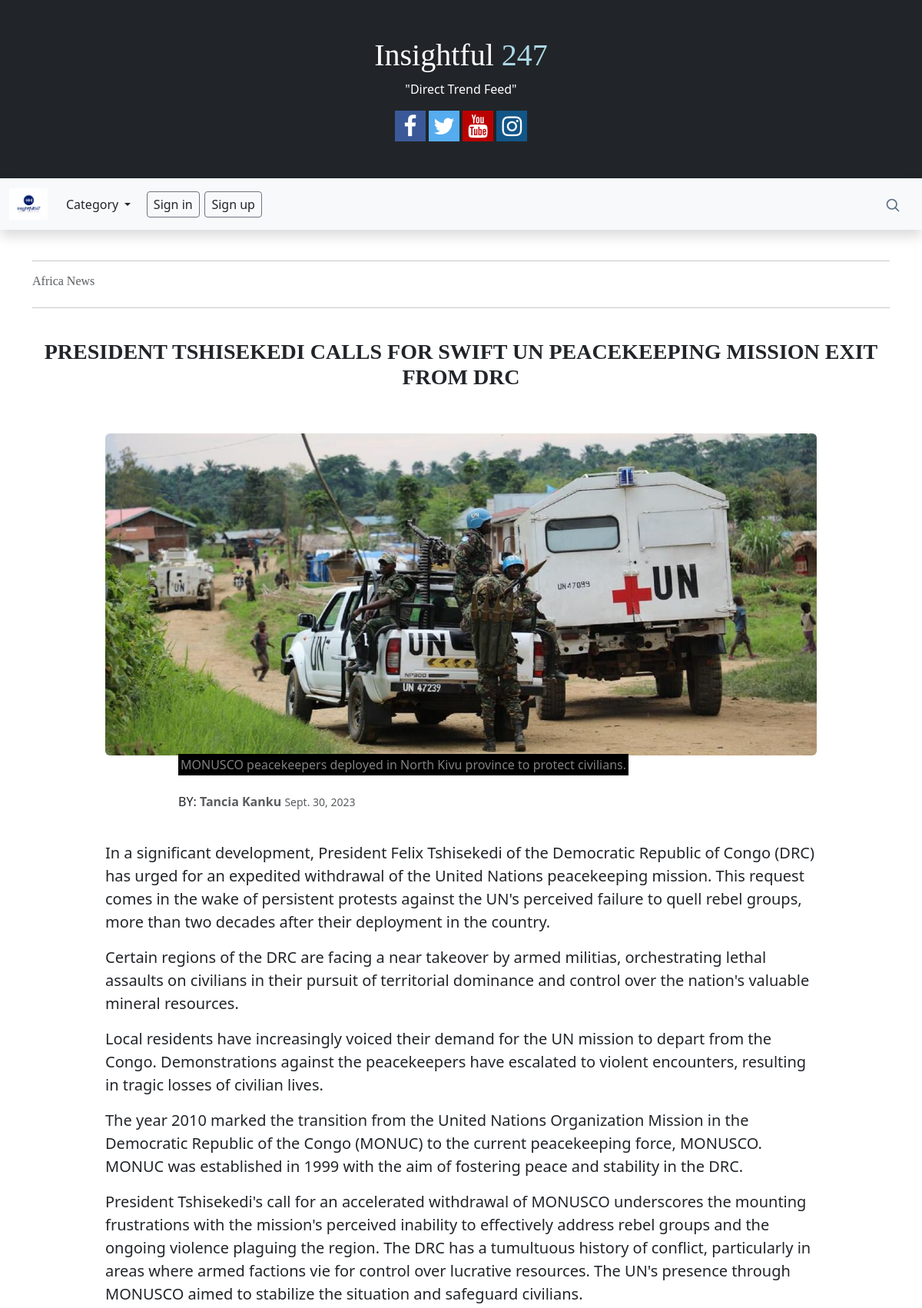
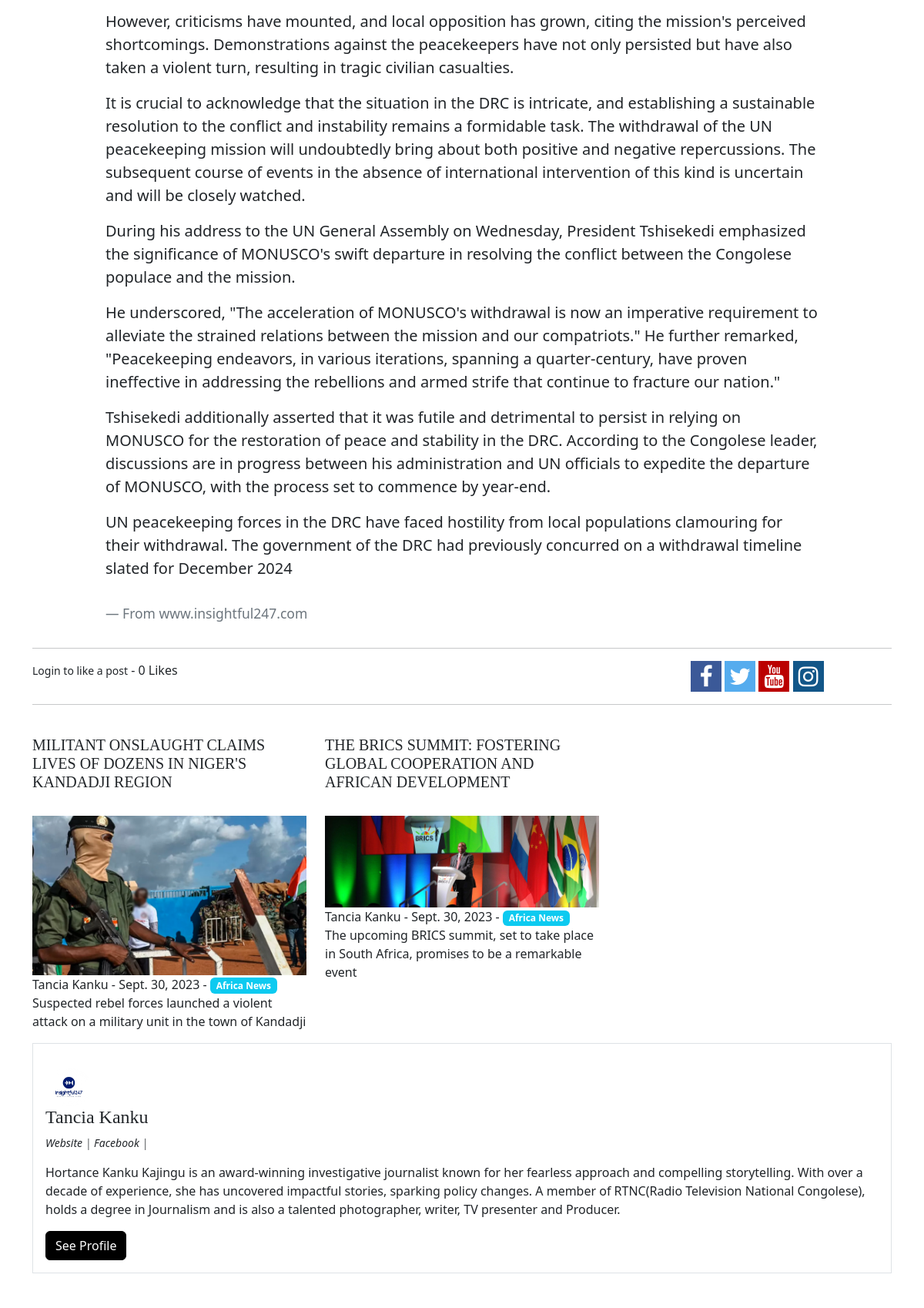
/article/59 (upper part), run on the app's committed database (2 pictures, top to bottom).
### theblog/models.py (models this page shows, shortened)
class Post(models.Model):
	title = models.CharField(max_length=255)
	header_image = models.ImageField(null=True, blank=True, upload_to="images/")
	video_file = models.FileField(null=True, blank=True, upload_to='videos/')
	title_tag = models.CharField(max_length=255)
	author = models.ForeignKey(User, on_delete=models.CASCADE)
	body = RichTextField(blank=True, null=True)
	post_date = models.DateField(auto_now_add=True)
	category = models.CharField(max_length=255, default='')
	snippet = models.CharField(max_length=255)
	likes = models.ManyToManyField(User, related_name='blog_posts', blank=True)
	post_highlighted = models.BooleanField(default=False)
	photo_credit = models.CharField(max_length=255, null=True, blank=True)
	def total_likes(self):
		return self.likes.count()

class Profile(models.Model):
	user = models.OneToOneField(User, null=True, on_delete=models.CASCADE)
	bio = models.TextField()
	profile_pic = models.ImageField(null=True, blank=True, upload_to="images/profile/")
	website_url = models.CharField(max_length=255, null=True, blank=True)
	facebook_url = models.CharField(max_length=255, null=True, blank=True)
	twitter_url = models.CharField(max_length=255, null=True, blank=True)
	instagram_url = models.CharField(max_length=255, null=True, blank=True)
	pinterest_url = models.CharField(max_length=255, null=True, blank=True)
	youtube_url = models.CharField(max_length=255, null=True, blank=True)

### theblog/views.py (the view)
# urls.py: path('article/<int:pk>', ArticleDetailView.as_view(), name='article-detail'),
class ArticleDetailView(DetailView):
	model = Post
	template_name = 'article_details.html'
	def get_context_data(self, *args, **kwargs):
		cat_menu = Category.objects.all()
		article = self.object
		pull_related_post = Post.objects.filter(category=article.category).exclude(pk=article.id)[:3]
		context = super(ArticleDetailView, self).get_context_data(*args, **kwargs)
		stuff = get_object_or_404(Post, id=self.kwargs['pk'])
		total_likes = stuff.total_likes()
		liked = False
		if stuff.likes.filter(id=self.request.user.id).exists():
			liked = True
		context["cat_menu"] = cat_menu
		context["article"] = article
		context["pull_related_post"] = pull_related_post
		context["total_likes"] = total_likes
		context["liked"] = liked
		return context

### theblog/models.py (called while the page is built)
	def __str__(self):
		return self.name

### theblog/templates/article_details.html (shortened to what this page needs)
{% extends 'base.html' %}
{% load static %}
{% block content %}
<hr/>
<div class="row">
    <div class="col-2">
      <h6><a class="text-muted" href="{% url 'category' post.category %}">{{ post.category }}</a></h6>
    </div>
    <div class="col-9">
    </div>
</div>
<hr/><br>
<h3 class="text-capitalize text-center"><b>{{ post.title }}</b></h3>
<div class="row">
	<div class="col-1">
  </div>
	<div class="col">
	  {% if post.header_image %}
	    <br/><br/>
	    <img src="{{ post.header_image.url }}" class="img-fluid rounded">
	  {% endif %}
	</div>
	<div class="col-1">
  </div>
</div>
<div class="row">
	<div class="col-2">
  </div>
	<div class="col-8">
	  {% if post.header_image %}
	    <mark style="background-color: black;" class="text-white-50">
	    	{% if post.photo_credit %}{{ post.photo_credit }}{% endif %}
	  	</mark>
	  {% endif %}
	</div>
</div>
<div class="row">
  <div class="col-2"></div>
  <div class="col-6">
  	<br/>
  	BY: <span class="text-muted"><b>{{post.author.first_name}} {{post.author.last_name}}</b></span>
  	<small class="text-muted">
		{{ post.post_date }}
		</small>
  </div>
  <div class="col"></div>
</div>
<br/>
<div class="row">
  <div class="col-1"></div>
  <div class="col-10">
  	<blockquote class="blockquote">
  		<p class="lead">{{post.body|safe}}</p><br/>
  	<footer class="blockquote-footer">From www.insightful247.com</footer>
  	</blockquote>
	</div>
  <div class="col"></div>
</div>
<hr>
<div class="row">
  <div class="col-7">
  	<form action="{% url 'like_post' post.pk %}" method="POST">
			{% if user.is_authenticated %}
				{% if liked %}
				<button type="submit", name="post_id", value="{{ post.id }}", class="btn btn-danger btn-sm">Unlike</button>
				{% else %}
				<button type="submit", name="post_id", value="{{ post.id }}", class="btn btn-primary btn-sm">Like</button>
				{% endif %}
			{% else %}
			<small><a href="{% url 'login' %}">Login</a> to like a post</small>
			{% endif %}
			- {{ total_likes }} Likes
		</form>
  </div>
  <div class="col-2">
	</div>
  <div class="col">
  	<span>
      <a href="#" class="fa fa-facebook"></a>
      <a href="#" class="fa fa-twitter"></a>
      <a href="#" class="fa fa-youtube"></a>
      <a href="#" class="fa fa-instagram"></a>
    </span>
  </div>
</div>
<hr/><br/>
<div class="row">
	{% for post in pull_related_post %}
    <div class="col-sm-4">
      	<h5>
	      	<a href="{% url 'article-detail' post.pk %}" style="text-decoration: none">
						{{ post.title }}
					</a>
				</h5><br/>
      {% if post.header_image %}
	      <div class="">
	      	<img src="{{ post.header_image.url }}" class="img-fluid">
      	</div>
      {% endif %}
      <p>
      	<a href="{% url 'show_profile_page' post.author.profile.id %}">{{ post.author.first_name }}
		{{ post.author.last_name }}</a> - {{ post.post_date }} - <a href="{% url 'category' post.category|slugify %}"><span class="badge bg-info">{{ post.category }}</span></a>
		<br />
		{{ post.snippet }}
      </p>
    </div>
    {% endfor %}
 </div>
<div class="media border p-3">
	{% if post.author.profile.profile_pic %}
  <img src="{{ post.author.profile.profile_pic.url }}" alt="John Doe" class="mr-3 mt-3 rounded-circle" style="width:60px;">
  {% else %}
  <img class="mr-3 mt-3 rounded-circle" style="width:60px;" src="{% static 'theblog/images/mypro.jpg' %}" alt="Profile picture">
  {% endif %}
  <div class="media-body">
    <h4>{{ post.author.first_name }} {{post.author.last_name}}</h4>
    	<i>
    	<p class="small text-muted">
    	{% if post.author.profile.website_url %}
    	<a href="{{ post.author.profile.website_url }}">Website </a> |
    	{% endif %}
    	{% if post.author.profile.facebook_url %}
    	<a href="{{ post.author.profile.facebook_url }}">Facebook</a> |
    	{% endif %}
    </p>
    </i>
    <p>{{post.author.profile.bio}}</p>
    {% if post.author.profile.id %}
    <a href="{% url 'show_profile_page' post.author.profile.id %}" class="btn btn-primary">See Profile</a>
    {% endif %}
  </div>
</div>
<br/><br/>
{% if not post.comments.all %}
	No comments to show...<a href="{% url 'add_comment' post.pk %}">Add one</a><br/>
{% endif %}
<br/>
{% endblock %}

### static/theblog/css/variables.css (style rules this page uses)
:root { --font-default: 'EB Garamond', system-ui, -apple-system, "Segoe UI", Roboto, "Helvetica Neue", Arial, "Noto Sans", "Liberation Sans", sans-serif, "Apple Color Emoji", "Segoe UI Emoji", "Segoe UI Symbol", "Noto Color Emoji"; --font-primary: 'EB Garamond', serif; --font-secondary: 'Inter', sans-serif; --color-default: #212529; --color-default-rgb: 33, 37, 41; --color-links: #212529; --color-links-hover: #15171a; --color-primary: #212529; --color-primary-light: #26282c; --color-primary-dark: #0b0c0e; --color-primary-rgb: 33, 37, 41; --color-primary-light-rgb: 38, 40, 44; --color-primary-dark-rgb: 11, 12, 14; --color-secondary: #596d80; --color-secondary-light: #8498aa; --color-secondary-dark: #404f5c; --color-secondary-rgb: 89, 109, 128; --color-secondary-light-rgb: 132, 152, 170; --color-secondary-dark-rgb: 64, 79, 92; --color-blue: #0d6efd; --color-blue-rgb: 13, 110, 253; --color-indigo: #6610f2; --color-indigo-rgb: 102, 16, 242; --color-purple: #6f42c1; --color-purple-rgb: 111, 66, 193; --color-pink: #f3268c; --color-pink-rgb: 243, 38, 140; --color-red: #df1529; --color-red-rgb: 223, 21, 4; --color-orange: #fd7e14; --color-orange-rgb: 253, 126, 20; --color-yellow: #ffc107; --color-yellow-rgb: 255, 193, 7; --color-green: #059652; --color-green-rgb: 5, 150, 82; --color-teal: #20c997; --color-teal-rgb: 32, 201, 151; --color-cyan: #0dcaf0; --color-cyan-rgb: 13, 202, 240; --color-white: #ffffff; --color-white-rgb: 255, 255, 255; --color-gray: #6c757d; --color-gray-rgb: 108, 117, 125; --color-black: #000000; --color-black-rgb: 0, 0, 0; }
:root { --bs-blue: var(--color-blue); --bs-indigo: var(--color-indigo); --bs-purple: var(--color-purple); --bs-pink: var(--color-pink); --bs-red: var(--color-red); --bs-orange: var(--color-orange); --bs-yellow: var(--color-yellow); --bs-green: var(--color-green); --bs-teal: var(--color-teal); --bs-cyan: var(--color-cyan); --bs-white: var(--color-white); --bs-gray: var(--color-gray); --bs-gray-dark: #343a40; --bs-gray-100: #f8f9fa; --bs-gray-200: #e9ecef; --bs-gray-300: #dee2e6; --bs-gray-400: #ced4da; --bs-gray-500: #adb5bd; --bs-gray-600: #6c757d; --bs-gray-700: #495057; --bs-gray-800: #343a40; --bs-gray-900: #212529; --bs-primary: var(--color-blue); --bs-secondary: var(--color-blue); --bs-success: #198754; --bs-info: #0dcaf0; --bs-warning: #ffc107; --bs-danger: #dc3545; --bs-light: #f8f9fa; --bs-dark: #212529; --bs-primary-rgb: var(--color-primary-rgb); --bs-secondary-rgb: var(--color-secondary-rgb); --bs-success-rgb: 25, 135, 84; --bs-info-rgb: 13, 202, 240; --bs-warning-rgb: 255, 193, 7; --bs-danger-rgb: 220, 53, 69; --bs-light-rgb: 248, 249, 250; --bs-dark-rgb: 33, 37, 41; --bs-white-rgb: var(--color-white-rgb); --bs-black-rgb: var(--color-black-rgb); --bs-body-color-rgb: var(--color-default-rgb); --bs-body-bg-rgb: 255, 255, 255; --bs-font-sans-serif: var(--font-default); --bs-font-monospace: SFMono-Regular, Menlo, Monaco, Consolas, "Liberation Mono", "Courier New", monospace; --bs-gradient: linear-gradient(180deg, rgba(255, 255, 255, 0.15), rgba(255, 255, 255, 0)); --bs-body-font-family: var(--font-default); --bs-body-font-size: 1rem; --bs-body-font-weight: 400; --bs-body-line-height: 1.5; --bs-body-color: var(--color-default); --bs-body-bg: #fff; }

### static/theblog/css/main.css (style rules this page uses)
:root { scroll-behavior: smooth; }
a { color: var(--color-links); text-decoration: none; }
h1, h2, h3, h4, h5, h6 { font-family: var(--font-primary); }
.btn.btn-primary { background-color: var(--color-black); color: var(--color-white); border-color: var(--color-black); }

### theblog/templates/base.html (style rules this page uses)
.fa { padding: 5px; font-size: 30px; width: 40px; text-align: center; text-decoration: none; }
.fa-facebook { background: #3B5998; color: white; }
.fa-youtube { background: #bb0000; color: white; }
.fa-instagram { background: #125688; color: white; }
.fa-twitter { background: #55ACEE; color: white; }

### data on the page
Post: category "Africa News", title "PRESIDENT TSHISEKEDI CALLS FOR SWIFT UN PEACEKEEPING MISSION EXIT FROM DRC", header_image (picture), photo_credit "MONUSCO peacekeepers deployed in North Kivu province to protect civilians.", author.first_name "Tancia", author.last_name "Kanku", post_date "Sept. 30, 2023", body "In a significant development, President Felix Tshisekedi of the Democratic Republic of Congo (DRC) has urged for an expedited withdrawal of the United Nations peacekeeping mission. This request comes in the wake of persistent protests against the UN's perceived failure to quell rebel groups, more than two decades after their deployment in the country. Certain regions of the DRC are facing a near takeover by armed militias, orchestrating lethal assaults on civilians in their pursuit of territorial dominance and control over the nation's valuable mineral resources. Local residents have increasingly voiced their demand for the UN mission to depart from the Congo. Demonstrations against the…", author.profile.profile_pic (picture), author.profile.bio "Hortance Kanku Kajingu is an award-winning investigative journalist known for her fearless approach and compelling storytelling. With over a decade of experience, she has uncovered impactful stories, sparking policy changes. A member of RTNC(Radio Television National Congolese), holds a degree in Journalism and is also a talented photographer, writer, TV presenter and Producer."
Post: title "MILITANT ONSLAUGHT CLAIMS LIVES OF DOZENS IN NIGER'S KANDADJI REGION", header_image (picture), author.first_name "Tancia", author.last_name "Kanku", post_date "Sept. 30, 2023", category "Africa News", snippet "Suspected rebel forces launched a violent attack on a military unit in the town of Kandadji"
Post: title "THE BRICS SUMMIT: FOSTERING GLOBAL COOPERATION AND AFRICAN DEVELOPMENT", header_image (picture), author.first_name "Tancia", author.last_name "Kanku", post_date "Sept. 30, 2023", category "Africa News", snippet "The upcoming BRICS summit, set to take place in South Africa, promises to be a remarkable event"

### other printed values
{{ total_likes }} "0"
